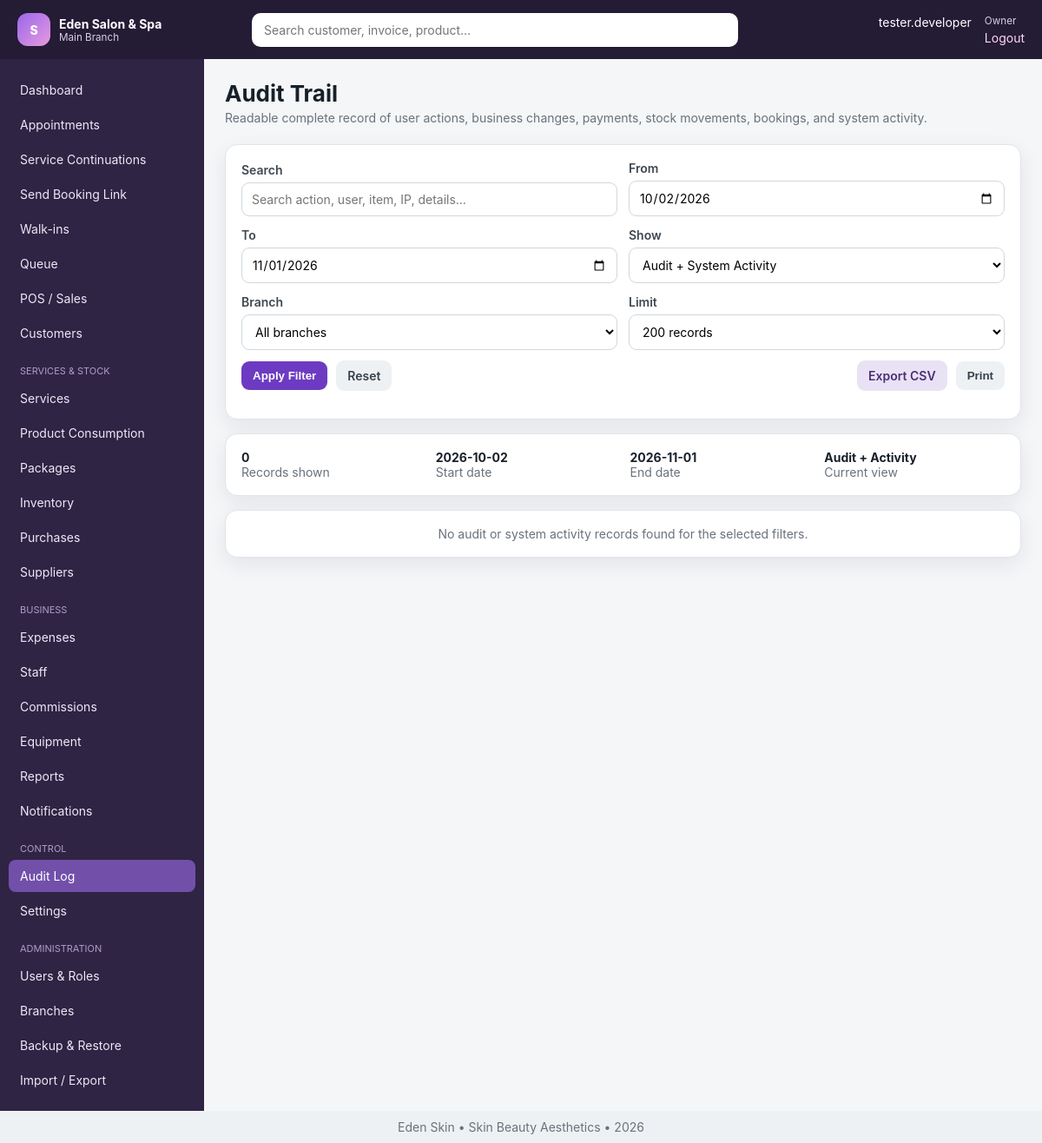
The app's page /modules/audit.php (signed in) with its own data.
### tables this page shows
CREATE TABLE `settings` (
  `id` int(11) NOT NULL AUTO_INCREMENT,
  `branch_id` int(11) DEFAULT NULL,
  `setting_key` varchar(100) NOT NULL,
  `setting_value` text DEFAULT NULL,
  `setting_group` varchar(80) DEFAULT 'general',
  `updated_by` int(11) DEFAULT NULL,
  `updated_at` datetime DEFAULT current_timestamp() ON UPDATE current_timestamp(),
  PRIMARY KEY (`id`),
  UNIQUE KEY `uniq_setting` (`branch_id`,`setting_key`),
  KEY `updated_by` (`updated_by`),
  CONSTRAINT `settings_ibfk_1` FOREIGN KEY (`branch_id`) REFERENCES `branches` (`id`) ON DELETE CASCADE,
  CONSTRAINT `settings_ibfk_2` FOREIGN KEY (`updated_by`) REFERENCES `users` (`id`) ON DELETE SET NULL
);

CREATE TABLE `users` (
  `id` int(11) NOT NULL AUTO_INCREMENT,
  `branch_id` int(11) NOT NULL,
  `staff_id` int(11) DEFAULT NULL,
  `role_id` int(11) NOT NULL,
  `username` varchar(80) NOT NULL,
  `password_hash` varchar(255) NOT NULL,
  `status` enum('active','inactive','locked') DEFAULT 'active',
  `last_login_at` datetime DEFAULT NULL,
  `created_at` datetime DEFAULT current_timestamp(),
  PRIMARY KEY (`id`),
  UNIQUE KEY `username` (`username`),
  KEY `branch_id` (`branch_id`),
  KEY `staff_id` (`staff_id`),
  KEY `role_id` (`role_id`),
  CONSTRAINT `users_ibfk_1` FOREIGN KEY (`branch_id`) REFERENCES `branches` (`id`),
  CONSTRAINT `users_ibfk_2` FOREIGN KEY (`staff_id`) REFERENCES `staff` (`id`) ON DELETE SET NULL,
  CONSTRAINT `users_ibfk_3` FOREIGN KEY (`role_id`) REFERENCES `roles` (`id`)
);

CREATE TABLE `branches` (
  `id` int(11) NOT NULL AUTO_INCREMENT,
  `business_id` int(11) NOT NULL,
  `name` varchar(120) NOT NULL,
  `code` varchar(20) NOT NULL,
  `phone` varchar(30) DEFAULT NULL,
  `email` varchar(120) DEFAULT NULL,
  `address` varchar(255) DEFAULT NULL,
  `opening_time` time DEFAULT '08:00:00',
  `closing_time` time DEFAULT '20:00:00',
  `status` enum('active','inactive') DEFAULT 'active',
  `created_at` datetime DEFAULT current_timestamp(),
  PRIMARY KEY (`id`),
  UNIQUE KEY `code` (`code`),
  KEY `business_id` (`business_id`),
  CONSTRAINT `branches_ibfk_1` FOREIGN KEY (`business_id`) REFERENCES `businesses` (`id`)
);

CREATE TABLE `staff` (
  `id` int(11) NOT NULL AUTO_INCREMENT,
  `branch_id` int(11) NOT NULL,
  `employee_no` varchar(30) DEFAULT NULL,
  `photo` varchar(255) DEFAULT NULL,
  `full_name` varchar(150) NOT NULL,
  `phone` varchar(30) DEFAULT NULL,
  `email` varchar(120) DEFAULT NULL,
  `gender` enum('Male','Female','Other') DEFAULT 'Female',
  `date_of_birth` date DEFAULT NULL,
  `address` varchar(255) DEFAULT NULL,
  `role_title` varchar(100) DEFAULT NULL,
  `salary` decimal(14,2) DEFAULT 0.00,
  `default_commission_type` enum('percentage','fixed') DEFAULT 'percentage',
  `default_commission_value` decimal(10,2) DEFAULT 0.00,
  `employment_date` date DEFAULT NULL,
  `emergency_contact` varchar(120) DEFAULT NULL,
  `status` enum('active','inactive','terminated') DEFAULT 'active',
  `created_at` datetime DEFAULT current_timestamp(),
  `updated_at` datetime DEFAULT NULL,
  PRIMARY KEY (`id`),
  UNIQUE KEY `employee_no` (`employee_no`),
  KEY `branch_id` (`branch_id`),
  CONSTRAINT `staff_ibfk_1` FOREIGN KEY (`branch_id`) REFERENCES `branches` (`id`)
);

CREATE TABLE `roles` (
  `id` int(11) NOT NULL AUTO_INCREMENT,
  `name` varchar(80) NOT NULL,
  `description` varchar(255) DEFAULT NULL,
  `is_system` tinyint(1) DEFAULT 0,
  `created_at` datetime DEFAULT current_timestamp(),
  PRIMARY KEY (`id`),
  UNIQUE KEY `name` (`name`)
);

### includes/functions.php (called while the page is built, shortened)
<?php
function app_config(): array {
    static $config;
    if (!$config) {
        $file=dirname(__DIR__).'/config.php';
        $config=require $file;
    }
    return $config;
}
function e(mixed $v): string { return htmlspecialchars((string)$v, ENT_QUOTES, 'UTF-8'); }
function url(string $path=''): string { $base=rtrim(app_config()['app']['base_url'] ?? '', '/'); return $base.'/'.ltrim($path,'/'); }
function selected(mixed $a,mixed $b): string { return (string)$a===(string)$b?' selected':''; }
function setting(string $key,mixed $default=null,?int $branchId=null): mixed {
    try { $branchId=$branchId??current_branch_id(); $r=one('SELECT setting_value FROM settings WHERE setting_key=? AND (branch_id=? OR branch_id IS NULL) ORDER BY branch_id IS NOT NULL DESC LIMIT 1',[$key,$branchId]); return $r ? $r['setting_value'] : $default; } catch(Throwable){ return $default; }
}

### config.php (called while the page is built)
<?php
return array (
  'db' =>
  array (
    'host' => '127.0.0.1',
    'port' => '3306',
    'name' => 'salon_spa_tz',
    'user' => 'root',
    'pass' => '',
    'charset' => 'utf8mb4',
  ),
  'app' =>
  array (
    'name' => 'Salon & Spa Manager',
    'base_url' => '/salon_spa_management_system',
    'timezone' => 'Africa/Dar_es_Salaam',
    'currency' => 'TZS',
    'session_timeout' => 3600,
    'debug' => false,
  ),
);

### includes/auth.php (called while the page is built, shortened)
<?php
function is_logged_in(): bool { return !empty($_SESSION['user_id']); }
function require_login(): void {
    if(!current_user()){ logout_user(); redirect('login.php'); }
}
function current_user(): ?array { static $u; if(!is_logged_in())return null; if(!$u)$u=one('SELECT u.*,r.name role_name,s.full_name staff_name,b.name branch_name FROM users u JOIN roles r ON r.id=u.role_id LEFT JOIN staff s ON s.id=u.staff_id LEFT JOIN branches b ON b.id=u.branch_id WHERE u.id=?',[$_SESSION['user_id']]); return $u; }
function current_branch_id(): ?int {
    if(isset($_SESSION['branch_id']) && (int)$_SESSION['branch_id']>0) return (int)$_SESSION['branch_id'];
    return null;
}
function can(string $code): bool { $u=current_user(); return $u && ($u['role_name']==='Owner' || in_array($code,permissions(),true)); }
function require_permission(string $code): void { require_login(); if(!can($code)){http_response_code(403); include dirname(__DIR__).'/403.php'; exit;} }

### includes/db.php (called while the page is built, shortened)
<?php
function db(): PDO {
    static $pdo = null;
    if ($pdo instanceof PDO) return $pdo;
    $cfg = app_config()['db'];
    $dsn = sprintf('mysql:host=%s;port=%s;dbname=%s;charset=%s', $cfg['host'], $cfg['port'], $cfg['name'], $cfg['charset']);
    $pdo = new PDO($dsn, $cfg['user'], $cfg['pass'], [
        PDO::ATTR_ERRMODE => PDO::ERRMODE_EXCEPTION,
        PDO::ATTR_DEFAULT_FETCH_MODE => PDO::FETCH_ASSOC,
        PDO::ATTR_EMULATE_PREPARES => false,
    ]);
    return $pdo;
}
function q(string $sql, array $params=[]): PDOStatement { $s=db()->prepare($sql); $s->execute($params); return $s; }
function one(string $sql, array $params=[]): ?array { $r=q($sql,$params)->fetch(); return $r ?: null; }
function all(string $sql, array $params=[]): array { return q($sql,$params)->fetchAll(); }

### modules/audit.php (the view, shortened to what this page needs)
<?php
require_permission('audit.view');
$canAllBranches = can('branches.view_all');
function audit_table_exists(string $table): bool {
    try {
        return (int) scalar(
            'SELECT COUNT(*) FROM information_schema.tables WHERE table_schema = DATABASE() AND table_name = ?',
            [$table]
        ) > 0;
    } catch (Throwable) {
        return false;
    }
}
$from = trim($_GET['from'] ?? date('Y-m-d', strtotime('-30 days')));
$to = trim($_GET['to'] ?? date('Y-m-d'));
$qterm = trim($_GET['q'] ?? '');
$sourceFilter = trim($_GET['source'] ?? 'all');
$limit = (int) ($_GET['limit'] ?? 200);
$startDateTime = $from . ' 00:00:00';
$endDateTime = $to . ' 23:59:59';
$rows = [];
if (($sourceFilter === 'all' || $sourceFilter === 'audit') && audit_table_exists('audit_logs')) {
    $where = ['a.created_at BETWEEN ? AND ?'];
    $params = [$startDateTime, $endDateTime];
    $auditRows = all(
        'SELECT
            "audit" AS source,
            a.id,
            a.created_at,
            a.branch_id,
            COALESCE(b.name, "All / System") AS branch_name,
            a.user_id,
            COALESCE(u.username, "System") AS username,
            a.action,
            a.entity_type,
            a.entity_id,
            a.details,
            a.ip_address,
            a.user_agent,
            NULL AS message
         FROM audit_logs a
         LEFT JOIN users u ON u.id = a.user_id
         LEFT JOIN branches b ON b.id = a.branch_id
         WHERE ' . implode(' AND ', $where) . '
         ORDER BY a.created_at DESC, a.id DESC
         LIMIT ' . (int) $limit,
        $params
    );
    $rows = array_merge($rows, $auditRows);
}
if (($sourceFilter === 'all' || $sourceFilter === 'activity') && audit_table_exists('system_activities')) {
    $where = ['sa.created_at BETWEEN ? AND ?'];
    $params = [$startDateTime, $endDateTime];
    $activityRows = all(
        'SELECT
            "activity" AS source,
            sa.id,
            sa.created_at,
            sa.branch_id,
            COALESCE(b.name, "All / System") AS branch_name,
            sa.user_id,
            COALESCE(u.username, "System") AS username,
            sa.activity_type AS action,
            "system_activity" AS entity_type,
            NULL AS entity_id,
            NULL AS details,
            NULL AS ip_address,
            NULL AS user_agent,
            sa.message
         FROM system_activities sa
         LEFT JOIN users u ON u.id = sa.user_id
         LEFT JOIN branches b ON b.id = sa.branch_id
         WHERE ' . implode(' AND ', $where) . '
         ORDER BY sa.created_at DESC, sa.id DESC
         LIMIT ' . (int) $limit,
        $params
    );
    $rows = array_merge($rows, $activityRows);
}
usort($rows, function ($a, $b) {
    $dateCmp = strcmp((string) ($b['created_at'] ?? ''), (string) ($a['created_at'] ?? ''));
    if ($dateCmp !== 0) return $dateCmp;
    return (int) ($b['id'] ?? 0) <=> (int) ($a['id'] ?? 0);
});
$rows = array_slice($rows, 0, $limit);
$title = 'Audit Trail';
$subtitle = 'Readable complete record of user actions, business changes, payments, stock movements, bookings, and system activity.';
include dirname(__DIR__) . '/includes/header.php';
?>
<section class="card filters" style="margin-bottom:16px">
    <form method="get">
        <div class="form-grid">
            <div class="form-group">
                <label>Search</label>
                <input name="q" value="<?= e($qterm) ?>" placeholder="Search action, user, item, IP, details…">
            </div>
            <div class="form-group">
                <label>From</label>
                <input type="date" name="from" value="<?= e($from) ?>">
            </div>
            <div class="form-group">
                <label>To</label>
                <input type="date" name="to" value="<?= e($to) ?>">
            </div>
            <div class="form-group">
                <label>Show</label>
                <select name="source">
                    <option value="all" <?= selected($sourceFilter, 'all') ?>>Audit + System Activity</option>
                </select>
            </div>
            <?php if ($canAllBranches): ?>
                <div class="form-group">
                    <label>Branch</label>
                    <select name="branch_id">
                        <option value="0">All branches</option>
                    </select>
                </div>
            <?php endif; ?>
            <div class="form-group">
                <label>Limit</label>
                <select name="limit">
                    <?php foreach ([50, 100, 200, 500, 1000] as $l): ?>
                        <option value="<?= e($l) ?>" <?= selected($limit, $l) ?>><?= e($l) ?> records</option>
                    <?php endforeach; ?>
                </select>
            </div>
        </div>
        <div class="toolbar" style="margin-top:12px">
            <button class="btn">Apply Filter</button>
            <a class="btn light" href="audit.php">Reset</a>
            <a class="btn secondary" href="audit.php?<?= e(http_build_query(array_merge($_GET, ['export' => 'csv']))) ?>">Export CSV</a>
            <button class="btn light" type="button" onclick="window.print()">Print</button>
        </div>
    </form>
</section>
<section class="card" style="margin-bottom:16px">
    <div class="grid cols-4">
        <div><strong><?= e(count($rows)) ?></strong><br><span class="muted">Records shown</span></div>
        <div><strong><?= e($from) ?></strong><br><span class="muted">Start date</span></div>
        <div><strong><?= e($to) ?></strong><br><span class="muted">End date</span></div>
        <div><strong><?= e($sourceFilter === 'all' ? 'Audit + Activity' : audit_clean_label($sourceFilter)) ?></strong><br><span class="muted">Current view</span></div>
    </div>
</section>
<div class="audit-feed">
    <?php if (!$rows): ?>
        <section class="card text-center muted">No audit or system activity records found for the selected filters.</section>
    <?php endif; ?>
</div>
<?php include dirname(__DIR__) . '/includes/footer.php'; ?>

### includes/header.php (shortened to what this page needs)
<?php
require_login(); $u=current_user(); $title=$title??'Dashboard';
function nav_file_available(string $href): bool {
    return is_file(dirname(__DIR__).'/'.ltrim($href,'/'));
}
function current_rel_script_for_nav(): string {
    $script=str_replace('\\','/',$_SERVER['SCRIPT_NAME']??'');
    $base=(string)(app_config()['app']['base_url']??'');
    $base=rtrim(str_replace('\\','/',$base),'/');
    return ltrim($script,'/');
}
$navGroups=[
 'Main'=>[
  ['dashboard.php','Dashboard','dashboard.view'],
  ['modules/appointments.php','Appointments','appointments.view'],
  ['modules/continuations.php','Service Continuations','appointments.view'],
  ['modules/booking_link.php','Send Booking Link','appointments.manage'],
  ['modules/walkins.php','Walk-ins','queue.manage'],
  ['modules/queue.php','Queue','queue.manage'],
  ['modules/pos.php','POS / Sales','sales.create'],
  ['modules/customers.php','Customers','customers.view'],
 ],
 'Services & Stock'=>[
  ['modules/services.php','Services','services.manage'],
  ['modules/service_consumption.php','Product Consumption','services.manage'],
  ['modules/packages.php','Packages','services.manage'],
  ['modules/inventory.php','Inventory','inventory.view'],
  ['modules/purchases.php','Purchases','purchases.manage'],
  ['modules/suppliers.php','Suppliers','suppliers.manage'],
 ],
 'Business'=>[
  ['modules/expenses.php','Expenses','expenses.manage'],
  ['modules/staff.php','Staff','staff.view'],
  ['modules/commissions.php','Commissions','commissions.view'],
  ['modules/equipment.php','Equipment','equipment.manage'],
  ['modules/reports.php','Reports','reports.view'],
  ['modules/notifications.php','Notifications','notifications.manage'],
 ],
 'Control'=>[
  ['modules/audit.php','Audit Log','audit.view'],
  ['modules/settings.php','Settings','settings.manage'],
 ],
 'Administration'=>[
  ['modules/users.php','Users & Roles','users.manage'],
  ['modules/branches.php','Branches','users.manage'],
  ['modules/backups.php','Backup & Restore','users.manage'],
  ['modules/imports.php','Import / Export','users.manage'],
 ],
];
$current=current_rel_script_for_nav();
$hasSearch=nav_file_available('modules/search.php');
?><!doctype html><html lang="en"><head><link rel="stylesheet" href="<?=url('assets/css/app.css')?>"></head><body>
<header class="topbar"><button class="menu-btn" data-toggle-menu>☰</button><div class="brand"><span class="brand-mark">S</span><div><strong><?=e(setting('business_name',app_config()['app']['name']))?></strong><small><?=e($u['branch_name']??'Main Branch')?></small></div></div><?php if($hasSearch):?><form class="global-search" action="<?=url('modules/search.php')?>"><input name="q" placeholder="Search customer, invoice, product…"></form><?php else:?><div class="global-search"></div><?php endif;?><div class="userbox"><span><?=e($u['staff_name']?:$u['username'])?></span><small><?=e($u['role_name'])?></small><a href="<?=url('logout.php')?>">Logout</a></div></header>
<div class="layout"><aside class="sidebar" id="sidebar"><nav><?php foreach($navGroups as $group=>$items): $visible=[]; foreach($items as $item){ [$href,$label,$perm]=$item; if(nav_file_available($href) && can($perm)) $visible[]=$item; } if(!$visible) continue; if($group!=='Main'): ?><div class="nav-heading"><?=e($group)?></div><?php endif; foreach($visible as [$href,$label,$perm]): ?><a href="<?=url($href)?>" class="<?=$current===$href?'active':''?>"><?=e($label)?></a><?php endforeach; endforeach; ?></nav></aside><main class="content"><div class="page-head"><div><h1><?=e($title)?></h1><?php if(!empty($subtitle)):?><p><?=e($subtitle)?></p><?php endif;?></div></div>

### records on screen
settings: setting_value "Eden Salon & Spa"
users: branch.name "Main Branch", staff.full_name "tester.developer", role.name "Owner"

### other values on screen
$label "Dashboard"
$label "Appointments"
$label "Service Continuations"
$label "Send Booking Link"
$label "Walk-ins"
$label "Queue"
$label "POS / Sales"
$label "Customers"
$group "SERVICES & STOCK"
$label "Services"
$label "Product Consumption"
$label "Packages"
$label "Inventory"
$label "Purchases"
$label "Suppliers"
